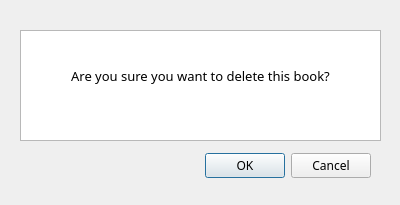
<?xml version="1.0" encoding="UTF-8"?>
<ui version="4.0">
 <class>delete_dialog</class>
 <widget class="QDialog" name="delete_dialog">
  <property name="geometry">
   <rect>
    <x>0</x>
    <y>0</y>
    <width>400</width>
    <height>205</height>
   </rect>
  </property>
  <property name="font">
   <font>
    <family>GreekS</family>
   </font>
  </property>
  <property name="windowTitle">
   <string>Dialog</string>
  </property>
  <widget class="QDialogButtonBox" name="buttonBox">
   <property name="geometry">
    <rect>
     <x>30</x>
     <y>150</y>
     <width>341</width>
     <height>32</height>
    </rect>
   </property>
   <property name="font">
    <font>
     <family>Book Antiqua</family>
    </font>
   </property>
   <property name="orientation">
    <enum>Qt::Horizontal</enum>
   </property>
   <property name="standardButtons">
    <set>QDialogButtonBox::Cancel|QDialogButtonBox::Ok</set>
   </property>
  </widget>
  <widget class="QTextBrowser" name="textBrowser">
   <property name="geometry">
    <rect>
     <x>20</x>
     <y>30</y>
     <width>361</width>
     <height>111</height>
    </rect>
   </property>
   <property name="font">
    <font>
     <family>Book Antiqua</family>
    </font>
   </property>
   <property name="html">
    <string>&lt;!DOCTYPE HTML PUBLIC &quot;-//W3C//DTD HTML 4.0//EN&quot; &quot;http://www.w3.org/TR/REC-html40/strict.dtd&quot;&gt;
&lt;html&gt;&lt;head&gt;&lt;meta name=&quot;qrichtext&quot; content=&quot;1&quot; /&gt;&lt;style type=&quot;text/css&quot;&gt;
p, li { white-space: pre-wrap; }
&lt;/style&gt;&lt;/head&gt;&lt;body style=&quot; font-family:'Book Antiqua','GreekS'; font-size:7.8pt; font-weight:400; font-style:normal;&quot;&gt;
&lt;p align=&quot;center&quot; style=&quot;-qt-paragraph-type:empty; margin-top:0px; margin-bottom:0px; margin-left:0px; margin-right:0px; -qt-block-indent:0; text-indent:0px; font-family:'MS Shell Dlg 2';&quot;&gt;&lt;br /&gt;&lt;/p&gt;
&lt;p align=&quot;center&quot; style=&quot;-qt-paragraph-type:empty; margin-top:0px; margin-bottom:0px; margin-left:0px; margin-right:0px; -qt-block-indent:0; text-indent:0px; font-family:'MS Shell Dlg 2'; font-size:10pt;&quot;&gt;&lt;br /&gt;&lt;/p&gt;
&lt;p align=&quot;center&quot; style=&quot; margin-top:0px; margin-bottom:0px; margin-left:0px; margin-right:0px; -qt-block-indent:0; text-indent:0px;&quot;&gt;&lt;span style=&quot; font-family:'MS Shell Dlg 2'; font-size:10pt;&quot;&gt;Are you sure you want to delete this book?&lt;/span&gt;&lt;/p&gt;&lt;/body&gt;&lt;/html&gt;</string>
   </property>
  </widget>
 </widget>
 <resources/>
 <connections>
  <connection>
   <sender>buttonBox</sender>
   <signal>accepted()</signal>
   <receiver>delete_dialog</receiver>
   <slot>accept()</slot>
   <hints>
    <hint type="sourcelabel">
     <x>248</x>
     <y>254</y>
    </hint>
    <hint type="destinationlabel">
     <x>157</x>
     <y>274</y>
    </hint>
   </hints>
  </connection>
  <connection>
   <sender>buttonBox</sender>
   <signal>rejected()</signal>
   <receiver>delete_dialog</receiver>
   <slot>reject()</slot>
   <hints>
    <hint type="sourcelabel">
     <x>316</x>
     <y>260</y>
    </hint>
    <hint type="destinationlabel">
     <x>286</x>
     <y>274</y>
    </hint>
   </hints>
  </connection>
 </connections>
</ui>
